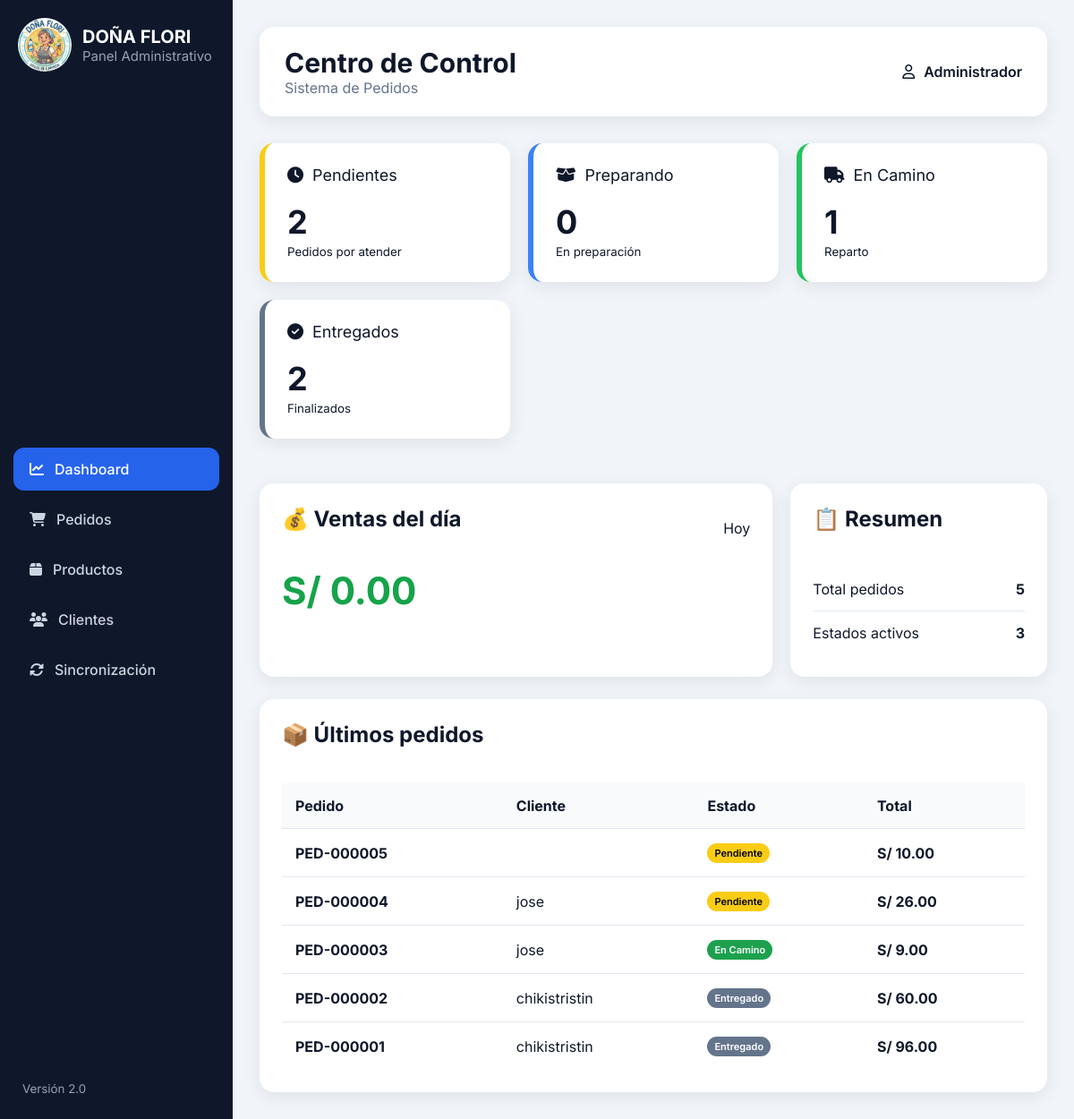
Before: /admin/dashboard with the older database file.
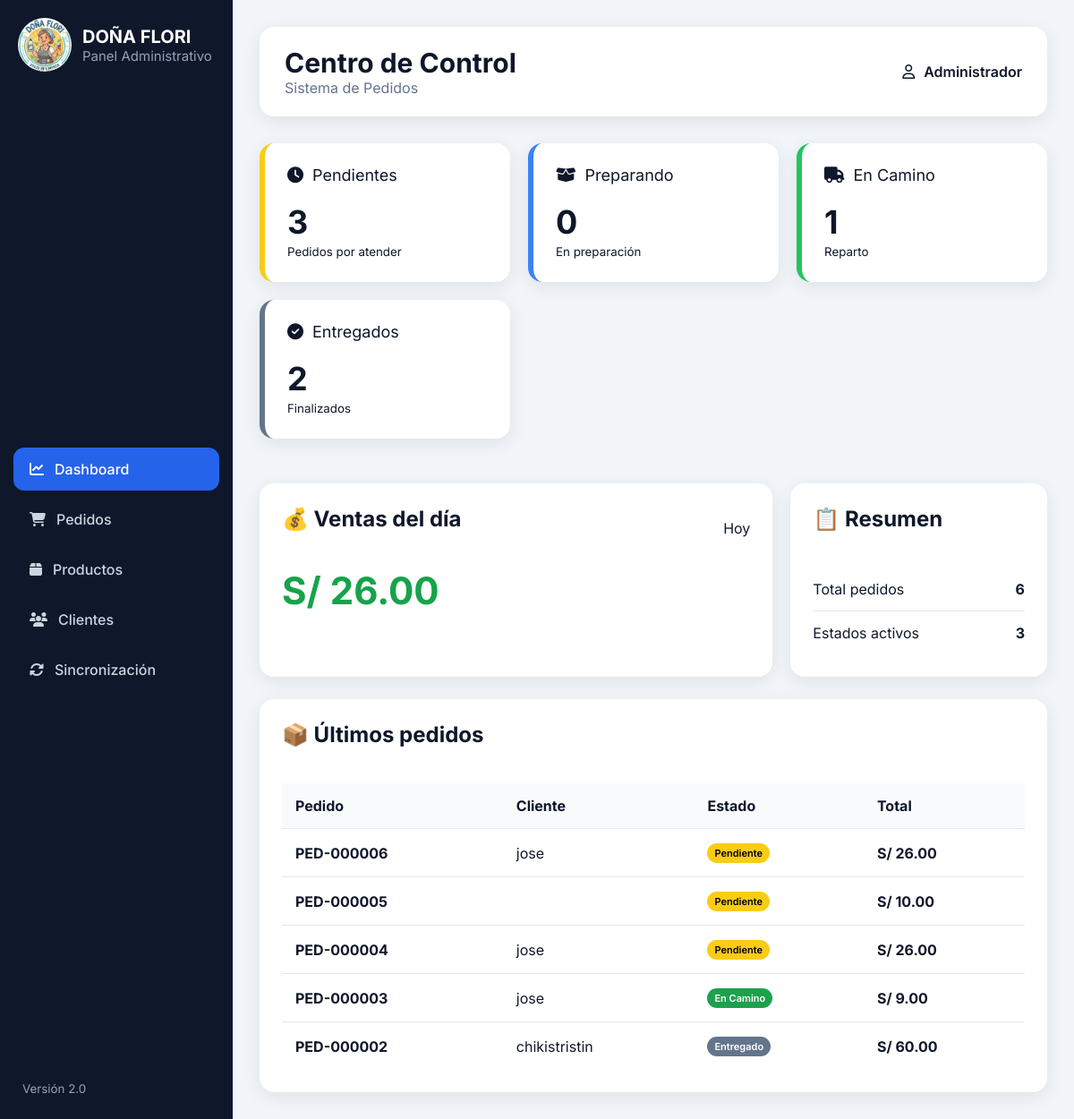
After: the same page with the newer database file.
### tables this page shows
CREATE TABLE pedidos(

            id INTEGER PRIMARY KEY AUTOINCREMENT,

            numero TEXT UNIQUE,

            cliente_id INTEGER,

            fecha TEXT,

            subtotal REAL,

            delivery REAL DEFAULT 0,

            descuento REAL DEFAULT 0,

            total REAL,

            estado TEXT,

            observaciones TEXT,

            fecha_actualizacion TEXT,

            usuario TEXT,

            FOREIGN KEY(cliente_id)
            REFERENCES clientes(id)

        );

CREATE TABLE clientes(

            id INTEGER PRIMARY KEY AUTOINCREMENT,

            nombre TEXT NOT NULL,

            telefono TEXT,

            direccion TEXT,

            referencia TEXT,

            fecha_registro TEXT,

            ultima_compra TEXT,

            activo INTEGER DEFAULT 1                   
        );

### app.py (the view)
@app.route("/admin/dashboard")
def dashboard():
    data = obtener_dashboard()
    return render_template(
        "admin/dashboard.html",
        data=data
    )

### services/database_service.py (called while the page is built)
def conectar():
    conexion = sqlite3.connect(DATABASE)
    conexion.row_factory = sqlite3.Row
    return conexion

### services/pedido_service.py (called while the page is built)
def obtener_dashboard():
    conn = conectar()
    cursor = conn.cursor()
    cursor.execute("""
        SELECT estado, COUNT(*) as total
        FROM pedidos
        GROUP BY estado
    """)
    estados = {row["estado"]: row["total"] for row in cursor.fetchall()}
    cursor.execute("""
        SELECT IFNULL(SUM(total), 0)
        FROM pedidos
        WHERE DATE(fecha) = DATE('now')
    """)
    ventas_hoy = cursor.fetchone()[0]
    cursor.execute("""
        SELECT
            p.id,
            p.numero,
            p.fecha,
            p.estado,
            p.total,
            c.nombre
        FROM pedidos p
        INNER JOIN clientes c ON c.id = p.cliente_id
        ORDER BY p.id DESC
        LIMIT 5
    """)
    ultimos = cursor.fetchall()
    conn.close()
    return {
        "estados": estados,
        "ventas_hoy": ventas_hoy,
        "ultimos": ultimos
    }

### templates/admin/dashboard.html (shortened to what this page needs)
{% extends "admin/base_admin.html" %}
{% block page_title %}
Centro de Control
{% endblock %}
{% block content %}
<div class="cards">
    <div class="card kpi pending">
        <div class="kpi-header">
            <i class="fa-solid fa-clock"></i>
            <span>Pendientes</span>
        </div>
        <div class="card-value">
            {{ data.estados.get('PENDIENTE',0) }}
        </div>
        <small>Pedidos por atender</small>
    </div>
    <div class="card kpi preparing">
        <div class="kpi-header">
            <i class="fa-solid fa-box-open"></i>
            <span>Preparando</span>
        </div>
        <div class="card-value">
            {{ data.estados.get('PREPARANDO',0) }}
        </div>
        <small>En preparación</small>
    </div>
    <div class="card kpi shipping">
        <div class="kpi-header">
            <i class="fa-solid fa-truck"></i>
            <span>En Camino</span>
        </div>
        <div class="card-value">
            {{ data.estados.get('EN_CAMINO',0) }}
        </div>
        <small>Reparto</small>
    </div>
    <div class="card kpi delivered">
        <div class="kpi-header">
            <i class="fa-solid fa-circle-check"></i>
            <span>Entregados</span>
        </div>
        <div class="card-value">
            {{ data.estados.get('ENTREGADO',0) }}
        </div>
        <small>Finalizados</small>
    </div>
</div>
<div class="dashboard-grid">
    <div class="panel">
        <div class="panel-title">
            <h2>
                💰 Ventas del día
            </h2>
            <span>Hoy</span>
        </div>
        <div class="money">
            S/ {{ "%.2f"|format(data.ventas_hoy) }}
        </div>
    </div>
    <div class="panel">
        <div class="panel-title">
            <h2>
                📋 Resumen
            </h2>
        </div>
        <div class="summary-item">
            <span>Total pedidos</span>
            <strong>
                {{ data.estados.values() | sum }}
            </strong>
        </div>
        <div class="summary-item">
            <span>Estados activos</span>
            <strong>
                {{ data.estados | length }}
            </strong>
        </div>
    </div>
</div>
<div class="panel">
    <div class="panel-title">
        <h2>
            📦 Últimos pedidos
        </h2>
    </div>
    <table>
        <thead>
            <tr>
                <th>Pedido</th>
                <th>Cliente</th>
                <th>Estado</th>
                <th>Total</th>
            </tr>
        </thead>
        <tbody>
        {% for p in data.ultimos %}
            <tr>
                <td>
                    <strong>
                        {{ p.numero }}
                    </strong>
                </td>
                <td>
                    {{ p.nombre }}
                </td>
                <td>
                    {% if p.estado=="PENDIENTE" %}
                        <span class="badge badge-yellow">
                            Pendiente
                        </span>
                    {% elif p.estado=="PREPARANDO" %}
                        <span class="badge badge-blue">
                            Preparando
                        </span>
                    {% elif p.estado=="EN_CAMINO" %}
                        <span class="badge badge-green">
                            En Camino
                        </span>
                    {% else %}
                        <span class="badge badge-gray">
                            Entregado
                        </span>
                    {% endif %}
                </td>
                <td>
                    <strong>
                        S/ {{ "%.2f"|format(p.total) }}
                    </strong>
                </td>
            </tr>
        {% endfor %}
        </tbody>
    </table>
</div>
{% endblock %}

Changed rows visible on the page:
no longer on this page (row unchanged): pedidos: numero "PED-000001", nombre "chikistristin", estado "Entregado", total "96.00"
added pedidos: numero "PED-000006", nombre "jose", estado "Pendiente", total "26.00"
Other visible differences:
{{ data.estados.get('PENDIENTE',0) }}: "2" → "3"
{{ "%.2f"|format(data.ventas_hoy) }}: "0.00" → "26.00"
{{ data.estados.values() | sum }}: "5" → "6"
